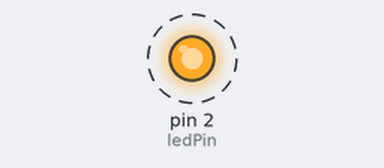
The sketch below on a simulated Arduino Uno, built with avr-gcc and run on an emulated ATmega328P. On the bench: output pins drawn as LEDs (lit = HIGH). Dashed ring = blinking.

Above: at 0.2 s.
Timing chart, 0 to 3.0 s (numbered marks = the images above):
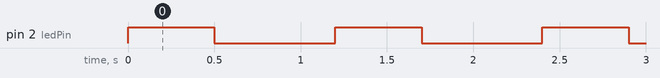

Measured:
- by itself, pin 2 (ledPin): alternates HIGH for 0.50 s and LOW for 0.70 s

The sketch:

led_berkedip.ino
```cpp
// https://globalstudio.center
// Learning Through Passion

int ledPin = 2;

void setup()
{
  pinMode(ledPin, OUTPUT);
}

void loop()
{
  digitalWrite(ledPin, HIGH);
  delay(500);
  digitalWrite(ledPin, LOW);
  delay(700);
}
```
